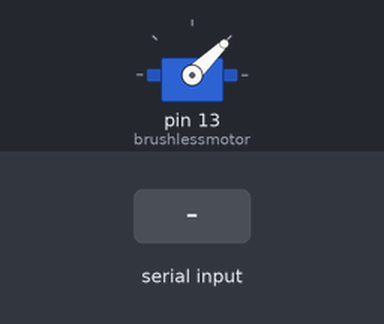
A sketch run on a simulated Arduino Uno, built with avr-gcc and run on an emulated ATmega328P. Parts: servo. Inputs (shaded band) come from the test bench. What the sketch prints to the serial monitor is not drawn.

Above: at 9.2 s.
9.3 s: "+" received over Serial
Timing chart, 0 to 12.3 s (numbered marks = the images above; inputs shaded):
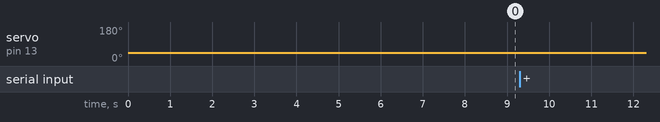

The sketch:

fixed_pitch_test.ino
```cpp
#include <Arduino.h>
#include <Servo.h>
float throttle = 0.0;
int throttle_command;
Servo brushlessmotor;
float rc = 0.0;
float a = 0.95;

void setup()
{
    Serial.begin(115200);
    brushlessmotor.attach(13);
    throttle_command = 1000;
    brushlessmotor.writeMicroseconds(throttle_command);
    delay(8000);
}

void loop()
{
    if (Serial.available())
    {
        char key;            // 受信データがあるか？
        key = Serial.read(); // 1文字だけ読み込む
        if (key == '+')
        {
            throttle_command += 10;
        }
        else if (key == '-')
        {
            throttle_command -= 10;
        }
    }

    Serial.print("throttle = ");
    Serial.println(throttle_command);
    brushlessmotor.writeMicroseconds(throttle_command);
    delay(10);
}
```

Measured:
- after the input at 9.3 s, servo on pin 13 (brushlessmotor): 44° → 45° at once
